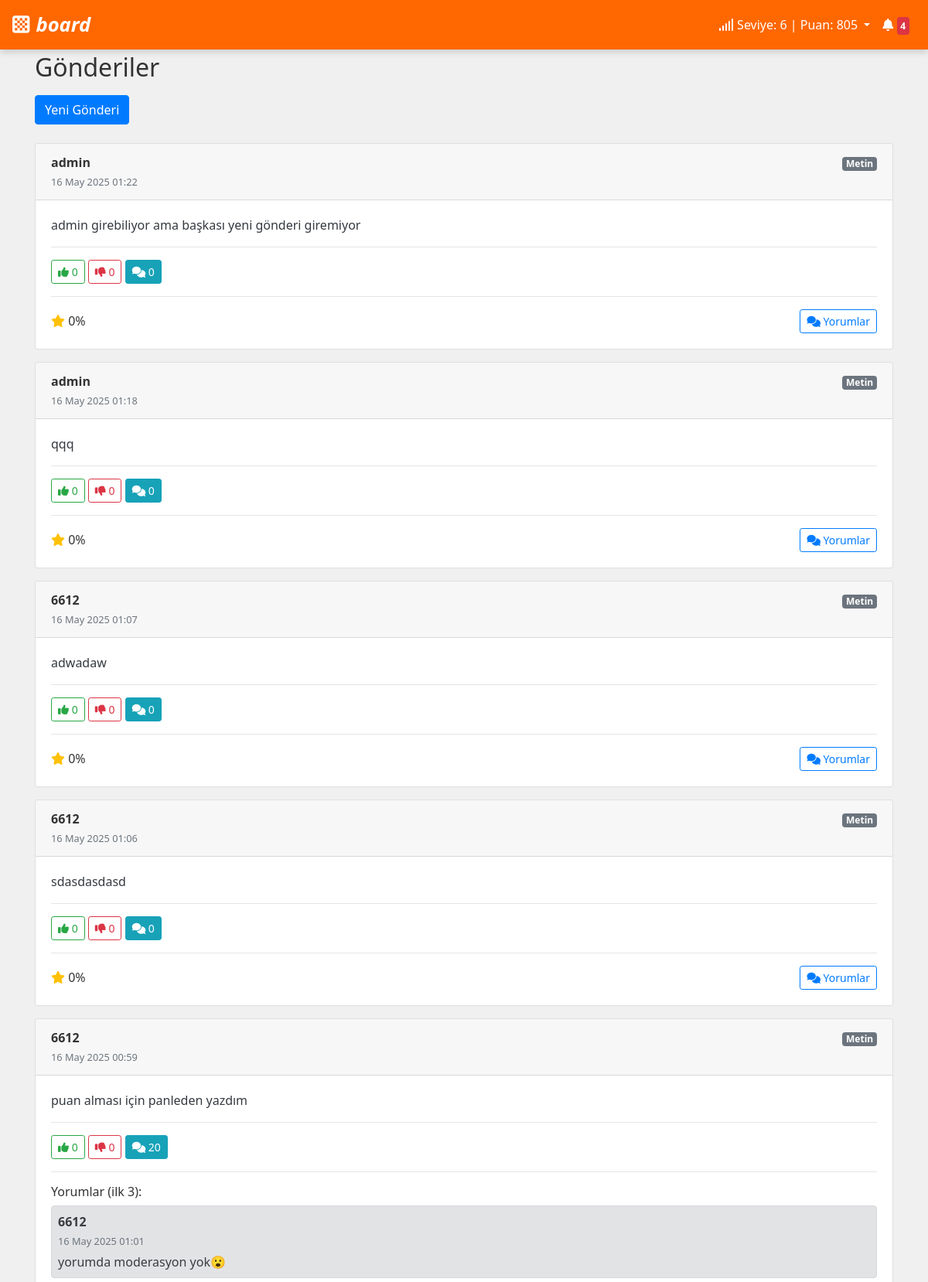
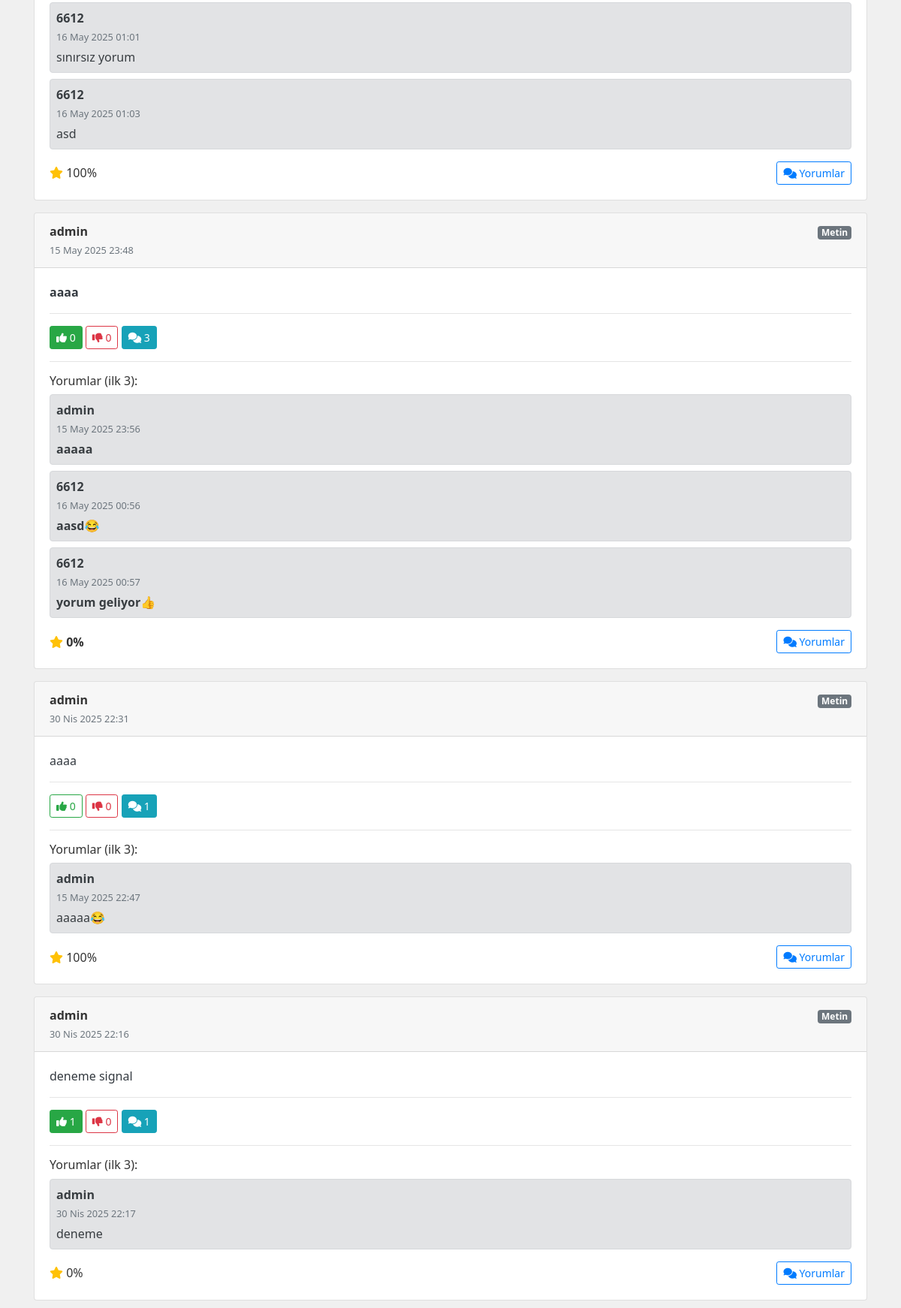
Screenshot of / (signed in, upper part) with the database file from the repository (2 pictures, top to bottom).
### posts/models.py (models this page shows, shortened)
class Post(models.Model):
    user = models.ForeignKey(
        settings.AUTH_USER_MODEL,
        on_delete=models.CASCADE,
        verbose_name="Kullanıcı"
    )
    category = models.ForeignKey(
        Category,
        on_delete=models.SET_NULL,
        null=True,
        blank=True,
        verbose_name="Kategori"
    )
    content = models.TextField(verbose_name="İçerik")
    post_type = models.CharField(
        max_length=10,
        choices=POST_TYPES,
        default='text',
        verbose_name="Gönderi Türü"
    )
    media = models.FileField(
        upload_to='posts/',
        null=True,
        blank=True,
        verbose_name="Medya (Resim/Video)"
    )
    is_bold = models.BooleanField(default=False, verbose_name="Kalın Yazı")
    text_color = models.CharField(max_length=20, null=True, blank=True, verbose_name="Yazı Rengi")
    bg_color = models.CharField(max_length=20, null=True, blank=True, verbose_name="Arka Plan Rengi")
    created_at = models.DateTimeField(auto_now_add=True, verbose_name="Oluşturulma Tarihi")
    approved = models.BooleanField(default=False, verbose_name="Onaylandı mı?")
    points_added = models.BooleanField(default=False, verbose_name="Puan Eklendi mi?")
    class Meta:
        verbose_name = "Gönderi"
        verbose_name_plural = "Gönderiler"

class Comment(models.Model):
    post = models.ForeignKey(
        Post,
        related_name='comments',
        on_delete=models.CASCADE,
        verbose_name="Gönderi"
    )
    user = models.ForeignKey(
        settings.AUTH_USER_MODEL,
        related_name='comments',
        on_delete=models.CASCADE,
        verbose_name="Kullanıcı"
    )
    content = models.TextField(verbose_name="Yorum")
    created_at = models.DateTimeField(auto_now_add=True, verbose_name="Yorum Tarihi")
    likes = models.ManyToManyField(
        settings.AUTH_USER_MODEL,
        related_name='comment_likes',
        blank=True,
        verbose_name="Beğeniler"
    )
    dislikes = models.ManyToManyField(
        settings.AUTH_USER_MODEL,
        related_name='comment_dislikes',
        blank=True,
        verbose_name="Beğenmeme"
    )
    parent = models.ForeignKey(
        'self',
        null=True,
        blank=True,
        related_name='replies',
        on_delete=models.CASCADE,
        verbose_name="Yanıt"
    )
    approved = models.BooleanField(default=False, verbose_name="Onaylandı mı?")
    points_added = models.BooleanField(default=False, verbose_name="Puan Eklendi mi?")
    class Meta:
        verbose_name = "Yorum"
        verbose_name_plural = "Yorumlar"

### users/models.py (models this page shows, shortened)
class CustomUser(AbstractUser):
    team = models.ForeignKey('Team', on_delete=models.SET_NULL, null=True, blank=True, related_name='members')
    registration_code = models.CharField('Kayıt Kodu', max_length=6, unique=True, null=True, blank=True)
    gender = models.CharField('Cinsiyet', max_length=10, choices=[('male', 'Erkek'), ('female', 'Kadın'), ('other', 'Diğer')])
    avatar = models.CharField('Avatar', max_length=100, null=True, blank=True)
    registration_code_used = models.CharField('Kullanılan Kayıt Kodu', max_length=6, null=True, blank=True)
    progress = models.OneToOneField(Progress, on_delete=models.CASCADE, null=True, blank=True, related_name='user_progress')
    group = models.ForeignKey('Group', on_delete=models.SET_NULL, null=True, blank=True, related_name='members')
    class Meta:
        verbose_name = 'Kullanıcı'
        verbose_name_plural = 'Kullanıcılar'

### posts/views.py (the view)
# urls.py: path('', post_list_view, name='post_list'),
@login_required(login_url='login')
def post_list_view(request):
    user_group = request.user.group
    posts = Post.objects.filter(approved=True, user__group=user_group).order_by('-created_at')
    for post in posts:
        post.comment_count = post.comments.filter(approved=True).count()
        post.top_comments = post.comments.filter(approved=True).order_by('created_at')[:3]
        post.like_count = post.likes.filter(like_type='like', approved=True).count()
        post.dislike_count = post.likes.filter(like_type='dislike', approved=True).count()
        average_rating = post.ratings.filter(approved=True).aggregate(Avg('score'))['score__avg']
        post.rating_percentage = round((average_rating / 5) * 100) if average_rating else 0
        user_like = post.likes.filter(user=request.user).first()
        post.user_liked = user_like and user_like.like_type == 'like'
        post.user_disliked = user_like and user_like.like_type == 'dislike'
        post.user_has_pending = (
            post.likes.filter(user=request.user, approved=False).exists() or
            post.ratings.filter(user=request.user, approved=False).exists()
        )
    return render(request, 'post_list.html', {'posts': posts})

### posts/templatetags/custom_filters.py (called while the page is built)
@register.filter
def has_second_survey_due(user):
    try:
        return user.survey_completion.is_second_survey_due()
    except:
        return False

### users/models.py (called while the page is built)
    def get_level_progress_text(self):
        current_level_threshold = self.LEVEL_THRESHOLDS.get(self.level, 0)
        next_level_threshold = self.LEVEL_THRESHOLDS.get(self.level + 1, current_level_threshold)
        if next_level_threshold == current_level_threshold:
            return f"Seviye {self.level} (Maksimum)"
        progress_in_level = self.points - current_level_threshold
        points_needed_for_next_level = next_level_threshold - current_level_threshold
        return f"Seviye {self.level} ({progress_in_level}/{points_needed_for_next_level})"

    def is_second_survey_due(self):
        if not self.completed or self.second_survey_completed:
            return False
        if self.completed_at:
            from django.utils import timezone
            import datetime
            seven_days_later = self.completed_at + datetime.timedelta(days=7)
            return timezone.now() >= seven_days_later
        return False

### users/utils.py (called while the page is built)
def get_leaderboard_url(user):
    if not user.group:
        return None  # Grup yoksa leaderboard URL'si de yok
    if user.group.name in ['A', 'B']:
        return reverse('group_leaderboard')
    elif user.group.name in ['C', 'D', 'F']:
        return reverse('team_leaderboard')
    else:
        return None

### templates/post_list.html (shortened to what this page needs)
{% extends 'base.html' %}
{% load static %}
{% load custom_filters %}
{% block content %}
<h2 class="mb-3">Gönderiler</h2>
<a href="{% url 'post_create' %}" class="btn btn-primary mb-4">Yeni Gönderi</a>
{% for post in posts %}
<div class="card mb-3" data-post-id="{{ post.id }}">
    <div class="card-header d-flex justify-content-between">
        <div>
            {% if post.user.team and post.user.group.name in 'CDF' %}
                <strong>{{ post.user.team.name }}</strong><br>
            {% else %}
                <strong>{{ post.user.username }}</strong><br>
            {% endif %}
            <small class="text-muted">{{ post.created_at|date:"d M Y H:i" }}</small>
        </div>
        <div>
            {% if post.post_type == 'poll' %}
                <span class="badge badge-warning">Anket</span>
            {% elif post.post_type == 'photo' %}
                <span class="badge badge-info">Foto</span>
            {% elif post.post_type == 'video' %}
                <span class="badge badge-danger">Video</span>
            {% else %}
                <span class="badge badge-secondary">Metin</span>
            {% endif %}
        </div>
    </div>
    <div class="card-body" style="
        {% if post.is_bold %}font-weight: bold;{% endif %}
        /* {% if post.text_color %}color: {{ post.text_color }};{% endif %} */
        /* {% if post.bg_color %}background-color: {{ post.bg_color }};{% endif %} */
    ">
        <a href="{% url 'post_detail' post.id %}" class="text-dark text-decoration-none">
            <p>{{ post.content|truncatewords:30 }}</p>
        </a>
        <hr>
        <div class="d-flex justify-content-between">
            <div class="post-actions">
                <button class="btn btn-sm like-button {% if post.user_liked %}btn-success{% else %}btn-outline-success{% endif %}"
                        data-post-id="{{ post.id }}"
                        data-action="like">
                    <i class="fas fa-thumbs-up"></i>
                    <span class="like-count">{{ post.like_count }}</span>
                </button>
                <button class="btn btn-sm dislike-button {% if post.user_disliked %}btn-danger{% else %}btn-outline-danger{% endif %}"
                        data-post-id="{{ post.id }}"
                        data-action="dislike">
                    <i class="fas fa-thumbs-down"></i>
                    <span class="dislike-count">{{ post.dislike_count }}</span>
                </button>
                <a href="{% url 'post_detail' post.id %}#comments" class="btn btn-sm btn-info">
                    <i class="fas fa-comments"></i> {{ post.comment_count }}
                </a>
            </div>
        </div>
        <hr>
        {% if post.top_comments %}
        <div class="comment-section mb-2">
            <h6>Yorumlar (ilk 3):</h6>
            {% for c in post.top_comments %}
            <div class="alert alert-secondary mb-2 p-2">
                <strong>{{ c.user.username }}</strong><br>
                <small class="text-muted">{{ c.created_at|date:"d M Y H:i" }}</small>
                <p class="mb-0 mt-1">{{ c.content }}</p>
            </div>
            {% endfor %}
        </div>
        {% endif %}
        <div class="d-flex justify-content-between align-items-center mt-3">
            <div>
                <i class="fas fa-star text-warning"></i> {{ post.rating_percentage }}%
            </div>
            <a href="{% url 'post_detail' post.id %}#comments" class="btn btn-sm btn-outline-primary">
                <i class="fas fa-comments"></i> Yorumlar
            </a>
        </div>
    </div>
</div>
{% empty %}
<p class="text-center text-muted">Henüz paylaşım yok.</p>
{% endfor %}
{% endblock %}

### templates/base.html (style rules this page uses)
body { background-color: #f0f0f0; font-family: 'Segoe UI', Tahoma, Geneva, Verdana, sans-serif; padding-bottom: 80px; color: #333; }

### rows the page displays
Post: user.username "admin", created_at "16 May 2025 01:22", post_type "Metin", content "admin girebiliyor ama başkası yeni gönderi giremiyor", like_count "0", dislike_count "0", comment_count "0", rating_percentage "0"
Post: user.username "admin", created_at "16 May 2025 01:18", post_type "Metin", content "qqq", like_count "0", dislike_count "0", comment_count "0", rating_percentage "0"
Post: user.username "6612", created_at "16 May 2025 01:07", post_type "Metin", content "adwadaw", like_count "0", dislike_count "0", comment_count "0", rating_percentage "0"
Post: user.username "6612", created_at "16 May 2025 01:06", post_type "Metin", content "sdasdasdasd", like_count "0", dislike_count "0", comment_count "0", rating_percentage "0"
Post: user.username "6612", created_at "16 May 2025 00:59", post_type "Metin", content "puan alması için panleden yazdım", like_count "0", dislike_count "0", comment_count "20", rating_percentage "100"
Comment: user.username "6612", created_at "16 May 2025 01:01", content "yorumda moderasyon yok😮"
Comment: user.username "6612", created_at "16 May 2025 01:01", content "sınırsız yorum"
Comment: user.username "6612", created_at "16 May 2025 01:03", content "asd"
Post: user.username "admin", created_at "15 May 2025 23:48", post_type "Metin", content "aaaa", like_count "0", dislike_count "0", comment_count "3", rating_percentage "0"
Comment: user.username "admin", created_at "15 May 2025 23:56", content "aaaaa"
Comment: user.username "6612", created_at "16 May 2025 00:56", content "aasd😂"
Comment: user.username "6612", created_at "16 May 2025 00:57", content "yorum geliyor👍"
Post: user.username "admin", created_at "30 Nis 2025 22:31", post_type "Metin", content "aaaa", like_count "0", dislike_count "0", comment_count "1", rating_percentage "100"
Comment: user.username "admin", created_at "15 May 2025 22:47", content "aaaaa😂"
Post: user.username "admin", created_at "30 Nis 2025 22:16", post_type "Metin", content "deneme signal", like_count "1", dislike_count "0", comment_count "1", rating_percentage "0"
Comment: user.username "admin", created_at "30 Nis 2025 22:17", content "deneme"

### other values shown
{{ level }} "6"
{{ points }} "805"
